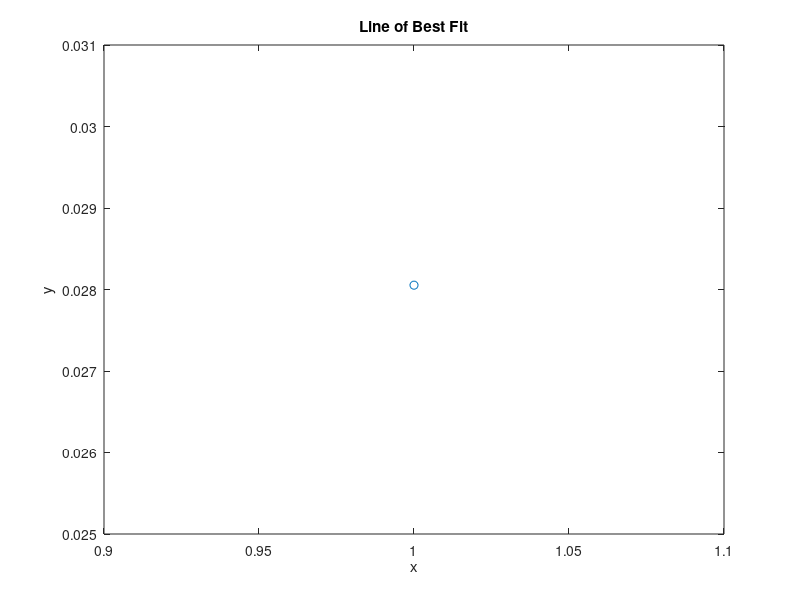

This chart was generated by the following MATLAB code:
% Load the data from the CSV file
data = csvread('EnduranceVelocityTrace.csv');

% Extract the second column of data
y = data(:,2);

% Sort the data in ascending order
y = sort(y);

% Define the independent variable x
x = 1:length(y);

% Fit a line of best fit to the data
p = polyfit(x, y, 1);

% Plot the data and the line of best fit
figure;
plot(x, y, 'o', x, polyval(p, x), '-');
xlabel('x');
ylabel('y');
title('Line of Best Fit');

% Calculate the area under the curve from 0 to 14990 using the trapezoidal method
x_limits = [0, 14990];
x_index = x_limits(1) <= x & x <= x_limits(2);
area = trapz(x(x_index), y(x_index));
disp(['The area under the curve from 0 to 14990 is: ', num2str(area), ' joules']);

total_Energy = area/3600;
disp(['Total Energy required: ', num2str(total_Energy), ' watt-hours']);